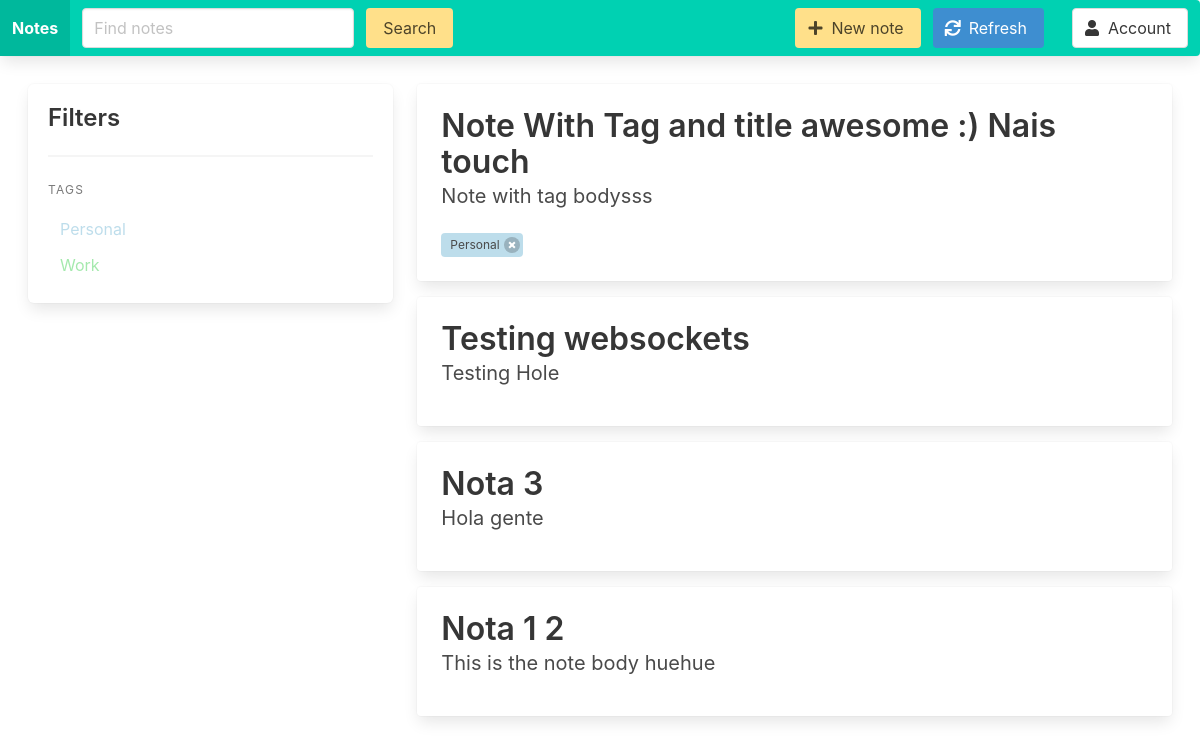
Screenshot of / (signed in) with the database file from the repository.
### notekeep/models.py (models this page shows)
class Tag(models.Model):
    name = models.CharField(max_length=30)
    color = models.CharField(max_length=8)
    user = models.ForeignKey(User, on_delete=models.CASCADE)

class Note(models.Model):
    title = models.CharField(max_length=1000)
    body = models.CharField(max_length=1000)
    user = models.ForeignKey(User, on_delete=models.CASCADE)
    tags = models.ManyToManyField(Tag)
    created_at = models.DateTimeField(auto_now_add=True)

### notekeep/views/views.py (the view)
# urls.py: path('', views.notes_view),
@login_required
def notes_view(request, tag=0):
    notes_query = Note.objects.filter(user=request.user).order_by("-created_at").all()
    tags_query = Tag.objects.filter(user=request.user).order_by("name").all()
    notes = NotesSerializer(notes_query, many=True)
    tags = TagsSerializer(tags_query, many=True)
    sleep(SLEEP_TIME)  # For test slow connections
    return render(request, "notes.html", {"notes": notes.data, "tags": tags.data})

### notekeep/templates/notes.html (shortened to what this page needs)
{% extends 'base.html' %}
{% block content %}
    {% load static %}
    <link rel="stylesheet" type="text/css" href="{% static 'css/base.css' %}">
    {% load static %}
    {% include "notes/navigation.html" %}
    <div id="notes_container" class="columns margins-16">
        <div class="column">
            <div id="tags_box" class="box">
                <h4 class="title is-4">Filters</h4>
                <hr>
                <aside class="menu">
                    <p class="menu-label">
                        Tags
                    </p>
                    <ul class="menu-list">
                        {% for tag in tags %}
                            {% include "notes/tag_row_filter.html" with tag=tag %}
                        {% endfor %}
                    </ul>
                </aside>
            </div>
        </div>
        <div class="column is-two-thirds">
            {% for note in notes %}
                {% include "notes/note_row.html" with note=note %}
            {% endfor %}
        </div>
    </div>
{% endblock %}

### notekeep/templates/base.html (shortened to what this page needs)
<!DOCTYPE html>
<html lang="en">
<head>
    <link rel="stylesheet" href="https://cdnjs.cloudflare.com/ajax/libs/bulma/0.6.2/css/bulma.min.css">
    <link rel="stylesheet" href="https://use.fontawesome.com/releases/v5.3.1/css/all.css">
</head>
<body>
{% block content %}
{% endblock %}
</body>
</html>

### notekeep/templates/notes/navigation.html (shortened to what this page needs)
{% block content %}
    <nav class="navbar is-primary card margin-bottom-16">
        <div class="navbar-menu is-active">
            <div class="navbar-start">
                <a class="navbar-item" href="">
                    <p class="has-text-weight-bold">Notes</p>
                </a>
                <div class="navbar-item field is-grouped">
                    <p class="control is-expanded">
                        <input class="input" type="text" placeholder="Find notes">
                    </p>
                    <p class="control">
                        <a class="button is-warning">
                            Search
                        </a>
                    </p>
                </div>
            </div>
            <div class="navbar-end">
                <div class="navbar-item">
                    <div class="field is-grouped">
                        <p class="control">
                            <a id="new_note_button" class="button is-warning" onclick="add_new_note()">
                            <span class="icon">
                                <i class="fas fa-plus"></i>
                            </span>
                                <span>
                                New note
                            </span>
                            </a>
                        </p>
                        <p class="control">
                            <a id=refresh_button class="button is-info" onclick="refresh_notes()">
                            <span class="icon">
                                <i class="fas fa-sync"></i>
                            </span>
                                <span>
                                Refresh
                            </span>
                            </a>
                        </p>
                        <div class="dropdown is-hoverable margin-left-16 is-right">
                            <div class="dropdown-trigger">
                                <a class="button" aria-haspopup="true" aria-controls="dropdown-menu4"
                                   href="/accounts/edit">
                                    <span class="icon is-small">
                                        <i class="fas fa-user"></i>
                                    </span>
                                    <span>Account</span>
                                </a>
                            </div>
                        </div>
                    </div>
                </div>
            </div>
        </div>
    </nav>
{% endblock content %}

### notekeep/templates/notes/tag_row_filter.html
{% block content %}
    <li><a style="color:#{{ tag.color }} ">{{ tag.name }}</a></li>
{% endblock content %}

### notekeep/templates/notes/note_row.html
{% block content %}
    <div class="card margin-bottom-16" onclick="open_note({{ note.id }})">
        <div class="card-content">
            <p class="title">
                {{ note.title }}
            </p>
            <p class="subtitle">
                {{ note.body }}
            </p>
            <div class="tags">
                {% for tag in note.tags %}
                    {% include 'notes/tag_row.html' with tag=tag %}
                {% endfor %}
            </div>
        </div>
    </div>
{% endblock content %}

### notekeep/templates/notes/tag_row.html
{% block content %}
    <span class="tag" style="background-color:#{{ tag.color }}">
        {{ tag.name }}
        <button class="delete is-small"></button>
    </span>
{% endblock content %}

### notekeep/static/css/base.css (style rules this page uses)
.margins-16 { margin: 16px; }
.margin-bottom-16 { margin-bottom: 16px; }
.margin-left-16 { margin-left: 16px; }
hr { background-color: #f5f5f5; border: none; display: block; height: 2px; margin: 1.5rem 0; }

### rows the page displays
Tag: name "Personal", name "Personal"
Tag: name "Work"
Note: title "Note With Tag and title awesome :) Nais touch", body "Note with tag bodysss"
Note: title "Testing websockets", body "Testing Hole"
Note: title "Nota 3", body "Hola gente"
Note: title "Nota 1 2", body "This is the note body huehue"
